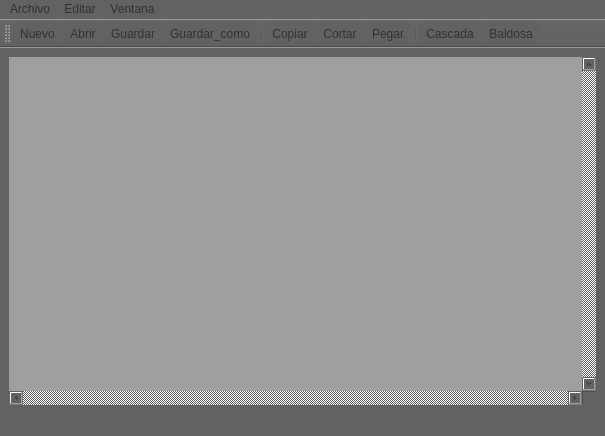
<?xml version="1.0" encoding="UTF-8"?>
<ui version="4.0">
 <class>MDI</class>
 <widget class="QMainWindow" name="MDI">
  <property name="geometry">
   <rect>
    <x>0</x>
    <y>0</y>
    <width>605</width>
    <height>436</height>
   </rect>
  </property>
  <property name="font">
   <font>
    <italic>false</italic>
   </font>
  </property>
  <property name="windowTitle">
   <string>MDI</string>
  </property>
  <property name="styleSheet">
   <string notr="true">color: rgb(49, 49, 49);
background-color: rgb(98, 98, 98);</string>
  </property>
  <widget class="QWidget" name="centralwidget">
   <layout class="QVBoxLayout" name="verticalLayout">
    <item>
     <widget class="QMdiArea" name="mdiArea">
      <property name="verticalScrollBarPolicy">
       <enum>Qt::ScrollBarAlwaysOn</enum>
      </property>
      <property name="horizontalScrollBarPolicy">
       <enum>Qt::ScrollBarAlwaysOn</enum>
      </property>
     </widget>
    </item>
   </layout>
  </widget>
  <widget class="QMenuBar" name="menubar">
   <property name="geometry">
    <rect>
     <x>0</x>
     <y>0</y>
     <width>605</width>
     <height>23</height>
    </rect>
   </property>
   <property name="font">
    <font>
     <italic>false</italic>
     <bold>false</bold>
     <underline>false</underline>
    </font>
   </property>
   <widget class="QMenu" name="menuArchivo">
    <property name="title">
     <string>Archivo</string>
    </property>
    <addaction name="actionNuevo"/>
    <addaction name="actionAbrir"/>
    <addaction name="actionGuardar"/>
    <addaction name="actionGuardar_como"/>
   </widget>
   <widget class="QMenu" name="menuEditar">
    <property name="title">
     <string>Editar</string>
    </property>
    <addaction name="actionCopiar"/>
    <addaction name="actionCortar"/>
    <addaction name="actionPegar"/>
   </widget>
   <widget class="QMenu" name="menuVentana">
    <property name="title">
     <string>Ventana</string>
    </property>
    <addaction name="actionCascada"/>
    <addaction name="actionBaldosa"/>
   </widget>
   <addaction name="menuArchivo"/>
   <addaction name="menuEditar"/>
   <addaction name="menuVentana"/>
  </widget>
  <widget class="QStatusBar" name="statusbar"/>
  <widget class="QToolBar" name="toolBar">
   <property name="windowTitle">
    <string>toolBar</string>
   </property>
   <attribute name="toolBarArea">
    <enum>TopToolBarArea</enum>
   </attribute>
   <attribute name="toolBarBreak">
    <bool>false</bool>
   </attribute>
   <addaction name="actionNuevo"/>
   <addaction name="actionAbrir"/>
   <addaction name="actionGuardar"/>
   <addaction name="actionGuardar_como"/>
   <addaction name="separator"/>
   <addaction name="actionCopiar"/>
   <addaction name="actionCortar"/>
   <addaction name="actionPegar"/>
   <addaction name="separator"/>
   <addaction name="actionCascada"/>
   <addaction name="actionBaldosa"/>
  </widget>
  <action name="actionNuevo">
   <property name="icon">
    <iconset resource="recurso.qrc">
     <normaloff>:/imagenes/iconos/new.png</normaloff>:/imagenes/iconos/new.png</iconset>
   </property>
   <property name="text">
    <string>Nuevo</string>
   </property>
  </action>
  <action name="actionAbrir">
   <property name="icon">
    <iconset resource="recurso.qrc">
     <normaloff>:/imagenes/iconos/open.png</normaloff>:/imagenes/iconos/open.png</iconset>
   </property>
   <property name="text">
    <string>Abrir</string>
   </property>
  </action>
  <action name="actionGuardar">
   <property name="icon">
    <iconset resource="recurso.qrc">
     <normaloff>:/imagenes/iconos/save.png</normaloff>:/imagenes/iconos/save.png</iconset>
   </property>
   <property name="text">
    <string>Guardar</string>
   </property>
  </action>
  <action name="actionGuardar_como">
   <property name="icon">
    <iconset resource="recurso.qrc">
     <normaloff>:/imagenes/iconos/saveas.png</normaloff>:/imagenes/iconos/saveas.png</iconset>
   </property>
   <property name="text">
    <string>Guardar_como</string>
   </property>
  </action>
  <action name="actionCopiar">
   <property name="icon">
    <iconset resource="recurso.qrc">
     <normaloff>:/imagenes/iconos/copy.png</normaloff>:/imagenes/iconos/copy.png</iconset>
   </property>
   <property name="text">
    <string>Copiar</string>
   </property>
  </action>
  <action name="actionCortar">
   <property name="icon">
    <iconset resource="recurso.qrc">
     <normaloff>:/imagenes/iconos/cut.png</normaloff>:/imagenes/iconos/cut.png</iconset>
   </property>
   <property name="text">
    <string>Cortar</string>
   </property>
  </action>
  <action name="actionPegar">
   <property name="icon">
    <iconset resource="recurso.qrc">
     <normaloff>:/imagenes/iconos/paste.png</normaloff>:/imagenes/iconos/paste.png</iconset>
   </property>
   <property name="text">
    <string>Pegar</string>
   </property>
  </action>
  <action name="actionCascada">
   <property name="icon">
    <iconset resource="recurso.qrc">
     <normaloff>:/imagenes/iconos/tile_cascade.png</normaloff>:/imagenes/iconos/tile_cascade.png</iconset>
   </property>
   <property name="text">
    <string>Cascada</string>
   </property>
  </action>
  <action name="actionBaldosa">
   <property name="icon">
    <iconset resource="recurso.qrc">
     <normaloff>:/imagenes/iconos/tile_horizontal.png</normaloff>:/imagenes/iconos/tile_horizontal.png</iconset>
   </property>
   <property name="text">
    <string>Baldosa</string>
   </property>
  </action>
 </widget>
 <resources>
  <include location="recurso.qrc"/>
 </resources>
 <connections/>
</ui>
